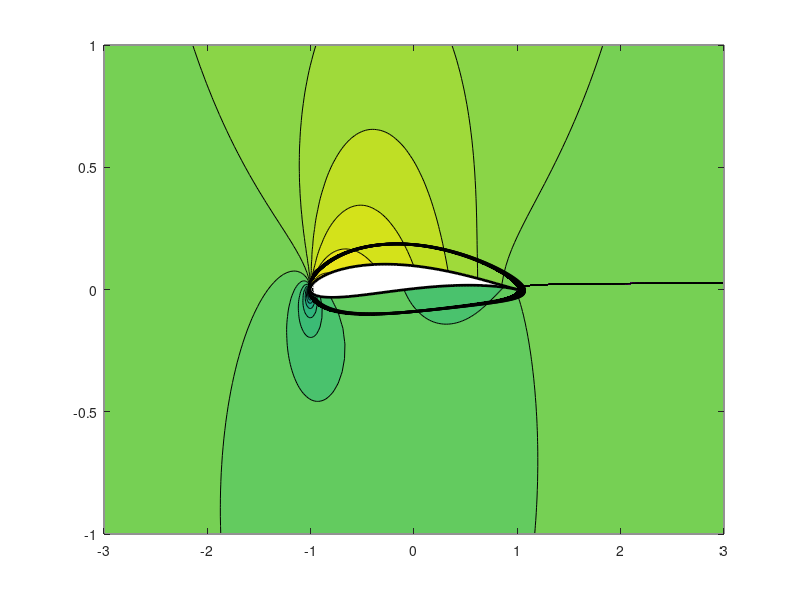
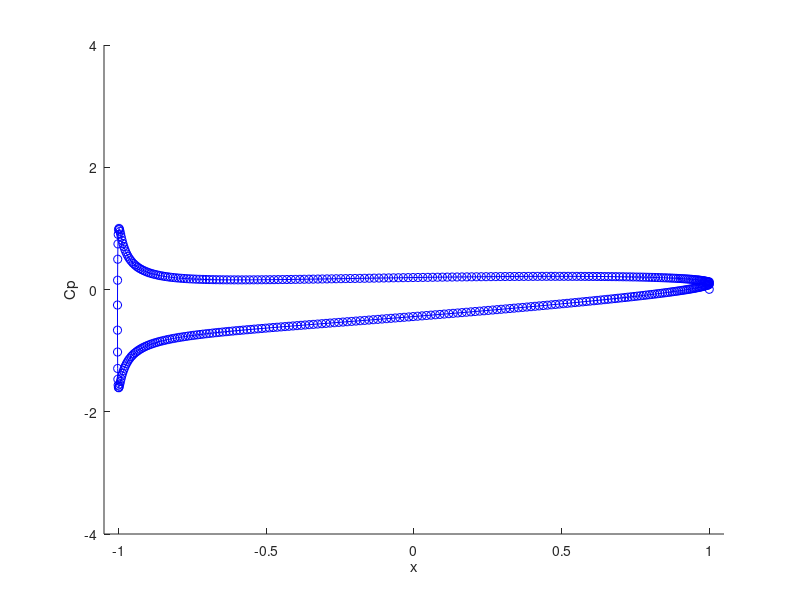

These charts were generated, in order, by the following MATLAB code:
%Domain Size
ymin = -1;
ymax = 1;
xmin = -3;
xmax = 3;
%Number of points
Nr = 400;
Nt = 400;

c = -0.5;
U = 1;

% PARAMETERS
R = -1.05*c;        %Radius of Circle i.e. thickness ratio
beta = 0.05;        %Camber angle
alpha = 0.05        % Angle of attach

%make the grid
b =-(R*exp(-i*beta)+c) ;    %Circle Center
r = linspace(R,20,Nr);          
theta = linspace(0,2*pi,Nt);    
[r,theta] = meshgrid(r,theta);
x = r.*cos(theta) + real(b);
y = r.*sin(theta) + imag(b);

z = x+1j*y;

%Circulation for Kutta condition
Gamma = -4.*pi.*U.*R.*sin(alpha+asin(imag(b)./R));

%Streamfunction f
f = (U.*((z-b).*exp(-i.*alpha)+R.^2.*exp(i.*alpha)./(z-b))-i.*Gamma./(2.*pi).*log((z-b)/R));
z = (z+c.^2./z)*exp(-0j*(alpha+asin(imag(b)./R)));

levels= linspace(-1.5,1.5,51);

clf
contourf(real(z),imag(z),imag(f),levels);
hold on
contour(real(z),imag(z),imag(f),[-1e-16,0,1e-16],'k');
hold off
axis([xmin xmax ymin ymax])

%%
clf
z = x+1j*y;
%f3 = U -i V - Velocity
f3 = U.*(1.*exp(-i*alpha)-R.^2.*exp(i*alpha)./((z-b).^2)-i*Gamma.*exp(-i*alpha)./(2.*pi.*(z-b)))./(1-c.^2./z.^2);
%f4 = sqrt(U^2 + V^2) - Velocity Abs
f4 = 2*U*(sin(theta-alpha)+sin(alpha)+beta).*abs(z)./abs(z-c.^2./z).*exp(i*alpha);
z = z+c.^2./z;

figure(1)
contourf(real(z),imag(z),real(f3),levels)
hold on
plot3(real(z(:,1)),imag(z(:,1)),real(z(:,1))./real(z(:,1)),'k','LineWidth',2)
quiver(real(z(1:end,2)),imag(z(:,2)),real(f3(:,2)),-imag(f3(:,2)),1,'k.','LineWidth',2)

hold off

axis([xmin xmax ymin ymax])
figure(2)

%plot(real(z(:,1)),1-abs(f2(:,1)).^2,'r-o')
hold on
%plot(real(z(:,1)),abs(f3(:,1)),'m-o')
plot(real(z(:,1)),1-abs(f4(:,1)).^2,'b-o')
axis([-2*R 2*R -4 4])
xlabel('x')
ylabel('Cp')
%quiver(real(z),imag(z),
